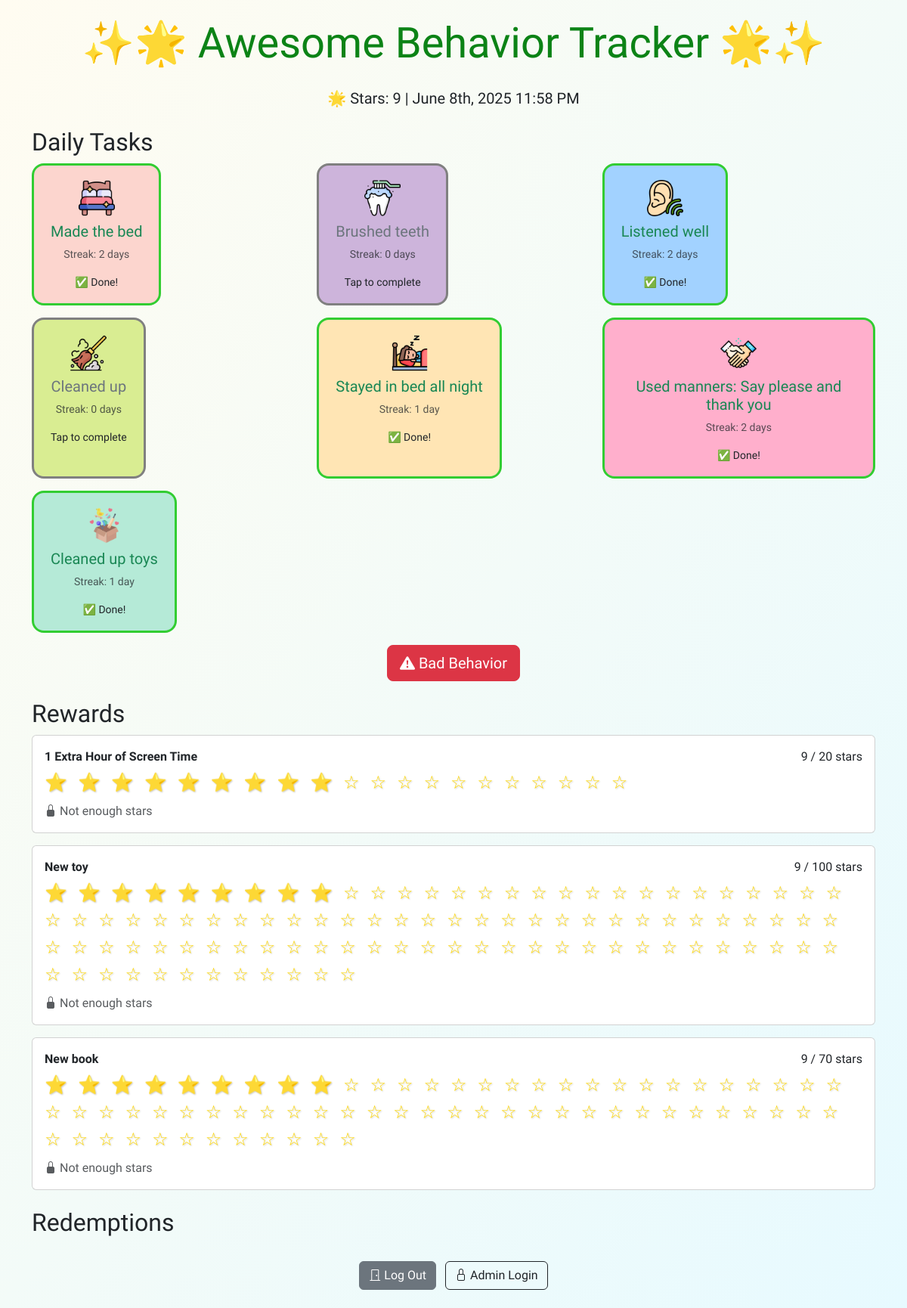
The page / (signed in) on the database its author committed.
### app.py (models this page shows)
class Reward(db.Model):
    id = db.Column(db.Integer, primary_key=True)
    name = db.Column(db.String(100))
    cost = db.Column(db.Integer)

### app.py (the view, shortened to what this page needs)
@app.route("/", methods=["GET", "POST"])
def index():
    if not session.get("authenticated"):
        return redirect(url_for("login"))
    points = Points.query.first()
    valid_actions = {
        "made_bed": "Made the bed",
        "brushed_teeth": "Brushed teeth",
        "listened": "Listened well",
        "clean_up": "Cleaned up",
        "stay_in_bed": "Stayed in bed all night",
        "use_manners": "Used manners: Say please and thank you",
        "clean_toys": "Cleaned up toys"
    }
    now_local = datetime.now(tz)
    today = now_local.date()
    today_start = tz.localize(datetime(today.year, today.month, today.day))
    today_logs = BehaviorLog.query.filter(
        BehaviorLog.timestamp >= today_start,
        BehaviorLog.timestamp < today_start + timedelta(days=1)
    ).all()
    completed_today = {log.task_key for log in today_logs if log.task_key}
    logs = BehaviorLog.query.order_by(BehaviorLog.timestamp.desc()).all()
    rewards = Reward.query.all()
    redemptions = Redemption.query.order_by(Redemption.timestamp.desc()).all()
    one_year_ago = today - timedelta(days=364)
    logs_last_year = BehaviorLog.query.filter(
        BehaviorLog.timestamp >= tz.localize(datetime(one_year_ago.year, one_year_ago.month, one_year_ago.day))
    ).all()
    daily_task_map = defaultdict(set)
    for log in logs_last_year:
        local_date = log.timestamp.astimezone(tz).strftime('%Y-%m-%d')
        if log.task_key:
            daily_task_map[local_date].add(log.task_key)
    history = {}
    for i in range(365):
        date = today - timedelta(days=i)
        date_str = date.strftime('%Y-%m-%d')
        history[date_str] = daily_task_map.get(date_str, set())
    task_streaks = {}
    for key in valid_actions.keys():
        streak = 0
        for i in range(365):
            day = (today - timedelta(days=i)).strftime('%Y-%m-%d')
            if key in history.get(day, set()):
                streak += 1
            else:
                break
        task_streaks[key] = streak
    return render_template(
        "index.html",
        logs=logs,
        points=points.total,
        rewards=rewards,
        redemptions=redemptions,
        tasks=valid_actions,
        completed_today=completed_today,
        now=now_local,
        history=history,
        task_keys=list(valid_actions.keys()),
        task_labels=valid_actions,
        task_streaks=task_streaks
    )

### app.py (called while the page is built)
def ordinal(n):
    if 11 <= n % 100 <= 13:
        suffix = 'th'
    else:
        suffix = {1: 'st', 2: 'nd', 3: 'rd'}.get(n % 10, 'th')
    return f"{n}{suffix}"

### templates/index.html (shortened to what this page needs)
<!DOCTYPE html>
<html lang="en">
<head>
  <link href="https://cdn.jsdelivr.net/npm/bootstrap@5.3.3/dist/css/bootstrap.min.css" rel="stylesheet">
  <link href="https://cdn.jsdelivr.net/npm/bootstrap-icons@1.10.5/font/bootstrap-icons.css" rel="stylesheet">
</head>
<body>
<div class="container py-4">
  <h1 class="mb-4 text-center fade-in display-4" style="color: #0c8316;">
    ✨🌟 Awesome Behavior Tracker 🌟✨
  </h1>
  <p class="lead fade-in text-center"><strong>🌟 Stars: </strong>{{ points }} |
    <strong>{{ now.strftime('%B') }} {{ now.day|ordinal }}, {{ now.year }} {{ now.strftime('%I:%M %p') }}</strong></p>
  <h2 class="mt-4 fade-in">Daily Tasks</h2>
  <form method="post" class="row row-cols-1 row-cols-sm-2 row-cols-md-3 g-3 fade-in task-grid">
    {% for key, label in tasks.items() %}
      <div class="col">
        <button name="action" value="{{ key }}" class="card text-center h-100"
          style="border: 3px solid {{ 'limegreen' if key in completed_today else 'gray' }}; background-color:
            {% if key == 'made_bed' %} #fcd5ce
            {% elif key == 'brushed_teeth' %} #cdb4db
            {% elif key == 'listened' %} #a2d2ff
            {% elif key == 'clean_up' %} #d9ed92
            {% elif key == 'stay_in_bed' %} #ffe5b4
            {% elif key == 'use_manners' %} #ffafcc
            {% elif key == 'clean_toys' %} #b5ead7
            {% else %} #dee2ff
            {% endif %};">
          <div class="card-body">
            <div class="emoji mb-2">
              <img src="{{ url_for('static', filename='icons/' ~ key ~ '.png') }}" alt="{{ label }}" width="48" height="48">
            </div>
<h5 class="card-title text-{{ 'success' if key in completed_today else 'secondary' }}">
  {{ label }}
</h5>
<p class="card-text small text-muted">
  Streak: {{ task_streaks[key] }} day{{ '' if task_streaks[key] == 1 else 's' }}
</p>
            <p class="card-text small">{{ '✅ Done!' if key in completed_today else 'Tap to complete' }}</p>
          </div>
        </button>
      </div>
    {% endfor %}
  </form>
  <div class="mt-3 fade-in text-center">
    <form method="post">
      <button name="action" value="bad" class="btn btn-danger btn-lg">
        <i class="bi bi-exclamation-triangle-fill"></i> Bad Behavior
      </button>
    </form>
  </div>
  <h2 class="mt-4 fade-in">Rewards</h2>
  <div class="fade-in">
    {% for reward in rewards %}
      <div class="card mb-3">
        <div class="card-body">
          <div class="d-flex justify-content-between align-items-center mb-1">
            <strong>{{ reward.name }}</strong>
            <span>{{ points }} / {{ reward.cost }} stars</span>
          </div>
          <div class="star-display mb-2" style="font-size: 1.5rem; color: gold;">
            {% set total = reward.cost %}
            {% set earned = points if points < total else total %}
            {% for i in range(earned) %}
              <span class="star-animate">⭐</span>
            {% endfor %}
            {% for i in range(total - earned) %}
              <span>☆</span>
            {% endfor %}
          </div>
          {% if points >= reward.cost %}
            <form method="post" class="d-inline">
              <button name="action" value="redeem:{{ reward.id }}" class="btn btn-outline-primary btn-sm">
                <i class="bi bi-gift"></i> Redeem
              </button>
            </form>
          {% else %}
            <span class="text-muted"><i class="bi bi-lock-fill"></i> Not enough stars</span>
          {% endif %}
        </div>
      </div>
    {% endfor %}
  </div>
  <h2 class="mt-4 fade-in">Redemptions</h2>
  <div class="mt-4 fade-in text-center">
    <a href="{{ url_for('logout') }}" class="btn btn-secondary">
      <i class="bi bi-door-closed"></i> Log Out
    </a>
    {% if session.get('admin_authenticated') %}
      <a href="{{ url_for('manage_rewards') }}" class="btn btn-dark ms-2">
        <i class="bi bi-wrench"></i> Manage Rewards
      </a>
    {% else %}
      <a href="{{ url_for('manage_rewards') }}" class="btn btn-outline-dark ms-2">
        <i class="bi bi-lock"></i> Admin Login
      </a>
    {% endif %}
  </div>
</div>
</body>
</html>

### templates/index.html (style rules this page uses)
body { font-family: 'Baloo 2', cursive; background: linear-gradient(to bottom right, #fffcf1, #e7faff); }
.fade-in { animation: fadeIn 0.5s ease-in-out; }
.task-grid .card { border-radius: 1rem; transition: transform 0.2s ease; cursor: pointer; }
.emoji { font-size: 2rem; }
.star-display { letter-spacing: 4px; text-shadow: 1px 1px 2px #ccc; }
.star-animate { display: inline-block; animation: twinkle 0.6s ease; }

### rows shown on the page
Reward: name "1 Extra Hour of Screen Time", points "9", cost "20", shows "Not enough stars"
Reward: name "New toy", points "9", cost "100", shows "Not enough stars"
Reward: name "New book", points "9", cost "70", shows "Not enough stars"

### other values the page prints
{{ points }} "9"
{{ label }} "Made the bed" "Brushed teeth" "Listened well" "Cleaned up" "Stayed in bed all night" "Used manners: Say please and thank you" "Cleaned up toys"
{{ task_streaks[key] }} "2" "0" "2" "0" "1" "2" "1"
{{ '' if task_streaks[key] == 1 else 's' }} "s" "s" "s" "s" "s"
{{ '✅ Done!' if key in completed_today else 'Tap to complete' }} "✅ Done!" "Tap to complete" "✅ Done!" "Tap to complete" "✅ Done!" "✅ Done!" "✅ Done!"
